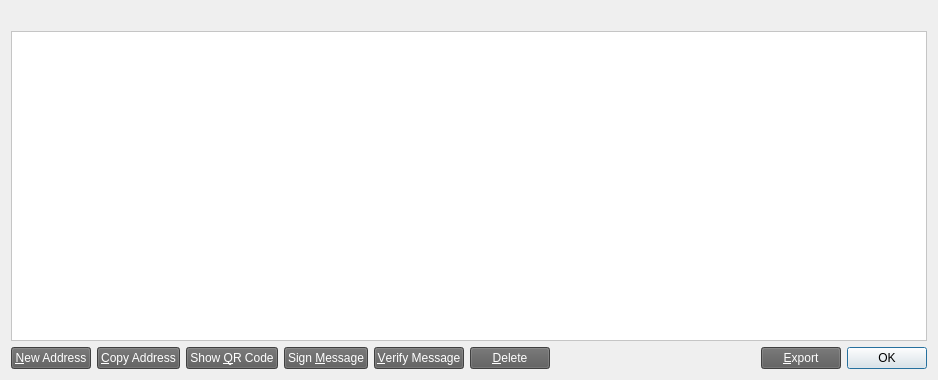
<?xml version="1.0" encoding="UTF-8"?>
<ui version="4.0">
 <class>AddressBookPage</class>
 <widget class="QWidget" name="AddressBookPage">
  <property name="geometry">
   <rect>
    <x>0</x>
    <y>0</y>
    <width>938</width>
    <height>380</height>
   </rect>
  </property>
  <property name="windowTitle">
   <string>Address Book</string>
  </property>
  <layout class="QVBoxLayout" name="verticalLayout">
   <item>
    <widget class="QLabel" name="labelExplanation">
     <property name="palette">
      <palette>
       <active>
        <colorrole role="WindowText">
         <brush brushstyle="SolidPattern">
          <color alpha="255">
           <red>255</red>
           <green>255</green>
           <blue>255</blue>
          </color>
         </brush>
        </colorrole>
        <colorrole role="Text">
         <brush brushstyle="SolidPattern">
          <color alpha="255">
           <red>255</red>
           <green>255</green>
           <blue>255</blue>
          </color>
         </brush>
        </colorrole>
       </active>
       <inactive>
        <colorrole role="WindowText">
         <brush brushstyle="SolidPattern">
          <color alpha="255">
           <red>255</red>
           <green>255</green>
           <blue>255</blue>
          </color>
         </brush>
        </colorrole>
        <colorrole role="Text">
         <brush brushstyle="SolidPattern">
          <color alpha="255">
           <red>255</red>
           <green>255</green>
           <blue>255</blue>
          </color>
         </brush>
        </colorrole>
       </inactive>
       <disabled>
        <colorrole role="WindowText">
         <brush brushstyle="SolidPattern">
          <color alpha="255">
           <red>106</red>
           <green>104</green>
           <blue>100</blue>
          </color>
         </brush>
        </colorrole>
        <colorrole role="Text">
         <brush brushstyle="SolidPattern">
          <color alpha="255">
           <red>106</red>
           <green>104</green>
           <blue>100</blue>
          </color>
         </brush>
        </colorrole>
       </disabled>
      </palette>
     </property>
     <property name="textFormat">
      <enum>Qt::PlainText</enum>
     </property>
     <property name="wordWrap">
      <bool>true</bool>
     </property>
    </widget>
   </item>
   <item>
    <widget class="QTableView" name="tableView">
     <property name="palette">
      <palette>
       <active>
        <colorrole role="Button">
         <brush brushstyle="SolidPattern">
          <color alpha="255">
           <red>255</red>
           <green>255</green>
           <blue>255</blue>
          </color>
         </brush>
        </colorrole>
        <colorrole role="Text">
         <brush brushstyle="SolidPattern">
          <color alpha="255">
           <red>0</red>
           <green>0</green>
           <blue>0</blue>
          </color>
         </brush>
        </colorrole>
        <colorrole role="Base">
         <brush brushstyle="SolidPattern">
          <color alpha="255">
           <red>255</red>
           <green>255</green>
           <blue>255</blue>
          </color>
         </brush>
        </colorrole>
        <colorrole role="Window">
         <brush brushstyle="SolidPattern">
          <color alpha="255">
           <red>255</red>
           <green>255</green>
           <blue>255</blue>
          </color>
         </brush>
        </colorrole>
       </active>
       <inactive>
        <colorrole role="Button">
         <brush brushstyle="SolidPattern">
          <color alpha="255">
           <red>255</red>
           <green>255</green>
           <blue>255</blue>
          </color>
         </brush>
        </colorrole>
        <colorrole role="Text">
         <brush brushstyle="SolidPattern">
          <color alpha="255">
           <red>0</red>
           <green>0</green>
           <blue>0</blue>
          </color>
         </brush>
        </colorrole>
        <colorrole role="Base">
         <brush brushstyle="SolidPattern">
          <color alpha="255">
           <red>255</red>
           <green>255</green>
           <blue>255</blue>
          </color>
         </brush>
        </colorrole>
        <colorrole role="Window">
         <brush brushstyle="SolidPattern">
          <color alpha="255">
           <red>255</red>
           <green>255</green>
           <blue>255</blue>
          </color>
         </brush>
        </colorrole>
       </inactive>
       <disabled>
        <colorrole role="Button">
         <brush brushstyle="SolidPattern">
          <color alpha="255">
           <red>255</red>
           <green>255</green>
           <blue>255</blue>
          </color>
         </brush>
        </colorrole>
        <colorrole role="Text">
         <brush brushstyle="SolidPattern">
          <color alpha="255">
           <red>106</red>
           <green>104</green>
           <blue>100</blue>
          </color>
         </brush>
        </colorrole>
        <colorrole role="Base">
         <brush brushstyle="SolidPattern">
          <color alpha="255">
           <red>255</red>
           <green>255</green>
           <blue>255</blue>
          </color>
         </brush>
        </colorrole>
        <colorrole role="Window">
         <brush brushstyle="SolidPattern">
          <color alpha="255">
           <red>255</red>
           <green>255</green>
           <blue>255</blue>
          </color>
         </brush>
        </colorrole>
       </disabled>
      </palette>
     </property>
     <property name="contextMenuPolicy">
      <enum>Qt::CustomContextMenu</enum>
     </property>
     <property name="toolTip">
      <string>Double-click to edit address or label</string>
     </property>
     <property name="styleSheet">
      <string notr="true">background-color: rgb(255, 255, 255);
border-color: rgb(255, 255, 255);</string>
     </property>
     <property name="tabKeyNavigation">
      <bool>false</bool>
     </property>
     <property name="alternatingRowColors">
      <bool>true</bool>
     </property>
     <property name="selectionMode">
      <enum>QAbstractItemView::SingleSelection</enum>
     </property>
     <property name="selectionBehavior">
      <enum>QAbstractItemView::SelectRows</enum>
     </property>
     <property name="sortingEnabled">
      <bool>true</bool>
     </property>
     <attribute name="verticalHeaderVisible">
      <bool>false</bool>
     </attribute>
    </widget>
   </item>
   <item>
    <layout class="QHBoxLayout" name="horizontalLayout">
     <item>
      <widget class="QPushButton" name="newAddress">
       <property name="palette">
        <palette>
         <active>
          <colorrole role="Button">
           <brush brushstyle="SolidPattern">
            <color alpha="255">
             <red>90</red>
             <green>90</green>
             <blue>90</blue>
            </color>
           </brush>
          </colorrole>
          <colorrole role="ButtonText">
           <brush brushstyle="SolidPattern">
            <color alpha="255">
             <red>255</red>
             <green>255</green>
             <blue>255</blue>
            </color>
           </brush>
          </colorrole>
          <colorrole role="Base">
           <brush brushstyle="SolidPattern">
            <color alpha="255">
             <red>90</red>
             <green>90</green>
             <blue>90</blue>
            </color>
           </brush>
          </colorrole>
          <colorrole role="Window">
           <brush brushstyle="SolidPattern">
            <color alpha="255">
             <red>90</red>
             <green>90</green>
             <blue>90</blue>
            </color>
           </brush>
          </colorrole>
         </active>
         <inactive>
          <colorrole role="Button">
           <brush brushstyle="SolidPattern">
            <color alpha="255">
             <red>90</red>
             <green>90</green>
             <blue>90</blue>
            </color>
           </brush>
          </colorrole>
          <colorrole role="ButtonText">
           <brush brushstyle="SolidPattern">
            <color alpha="255">
             <red>255</red>
             <green>255</green>
             <blue>255</blue>
            </color>
           </brush>
          </colorrole>
          <colorrole role="Base">
           <brush brushstyle="SolidPattern">
            <color alpha="255">
             <red>90</red>
             <green>90</green>
             <blue>90</blue>
            </color>
           </brush>
          </colorrole>
          <colorrole role="Window">
           <brush brushstyle="SolidPattern">
            <color alpha="255">
             <red>90</red>
             <green>90</green>
             <blue>90</blue>
            </color>
           </brush>
          </colorrole>
         </inactive>
         <disabled>
          <colorrole role="Button">
           <brush brushstyle="SolidPattern">
            <color alpha="255">
             <red>90</red>
             <green>90</green>
             <blue>90</blue>
            </color>
           </brush>
          </colorrole>
          <colorrole role="ButtonText">
           <brush brushstyle="SolidPattern">
            <color alpha="255">
             <red>106</red>
             <green>104</green>
             <blue>100</blue>
            </color>
           </brush>
          </colorrole>
          <colorrole role="Base">
           <brush brushstyle="SolidPattern">
            <color alpha="255">
             <red>90</red>
             <green>90</green>
             <blue>90</blue>
            </color>
           </brush>
          </colorrole>
          <colorrole role="Window">
           <brush brushstyle="SolidPattern">
            <color alpha="255">
             <red>90</red>
             <green>90</green>
             <blue>90</blue>
            </color>
           </brush>
          </colorrole>
         </disabled>
        </palette>
       </property>
       <property name="toolTip">
        <string>Create a new address</string>
       </property>
       <property name="styleSheet">
        <string notr="true">background-color: rgb(90, 90, 90);</string>
       </property>
       <property name="text">
        <string>&amp;New Address</string>
       </property>
       <property name="icon">
        <iconset resource="../bitcoin.qrc">
         <normaloff>:/icons/add</normaloff>:/icons/add</iconset>
       </property>
      </widget>
     </item>
     <item>
      <widget class="QPushButton" name="copyAddress">
       <property name="palette">
        <palette>
         <active>
          <colorrole role="WindowText">
           <brush brushstyle="SolidPattern">
            <color alpha="255">
             <red>0</red>
             <green>0</green>
             <blue>0</blue>
            </color>
           </brush>
          </colorrole>
          <colorrole role="Button">
           <brush brushstyle="SolidPattern">
            <color alpha="255">
             <red>255</red>
             <green>255</green>
             <blue>255</blue>
            </color>
           </brush>
          </colorrole>
          <colorrole role="Light">
           <brush brushstyle="SolidPattern">
            <color alpha="255">
             <red>255</red>
             <green>255</green>
             <blue>255</blue>
            </color>
           </brush>
          </colorrole>
          <colorrole role="Midlight">
           <brush brushstyle="SolidPattern">
            <color alpha="255">
             <red>255</red>
             <green>255</green>
             <blue>255</blue>
            </color>
           </brush>
          </colorrole>
          <colorrole role="Dark">
           <brush brushstyle="SolidPattern">
            <color alpha="255">
             <red>127</red>
             <green>127</green>
             <blue>127</blue>
            </color>
           </brush>
          </colorrole>
          <colorrole role="Mid">
           <brush brushstyle="SolidPattern">
            <color alpha="255">
             <red>170</red>
             <green>170</green>
             <blue>170</blue>
            </color>
           </brush>
          </colorrole>
          <colorrole role="Text">
           <brush brushstyle="SolidPattern">
            <color alpha="255">
             <red>0</red>
             <green>0</green>
             <blue>0</blue>
            </color>
           </brush>
          </colorrole>
          <colorrole role="BrightText">
           <brush brushstyle="SolidPattern">
            <color alpha="255">
             <red>255</red>
             <green>255</green>
             <blue>255</blue>
            </color>
           </brush>
          </colorrole>
          <colorrole role="ButtonText">
           <brush brushstyle="SolidPattern">
            <color alpha="255">
             <red>255</red>
             <green>255</green>
             <blue>255</blue>
            </color>
           </brush>
          </colorrole>
          <colorrole role="Base">
           <brush brushstyle="SolidPattern">
            <color alpha="255">
             <red>255</red>
             <green>255</green>
             <blue>255</blue>
            </color>
           </brush>
          </colorrole>
          <colorrole role="Window">
           <brush brushstyle="SolidPattern">
            <color alpha="255">
             <red>255</red>
             <green>255</green>
             <blue>255</blue>
            </color>
           </brush>
          </colorrole>
          <colorrole role="Shadow">
           <brush brushstyle="SolidPattern">
            <color alpha="255">
             <red>0</red>
             <green>0</green>
             <blue>0</blue>
            </color>
           </brush>
          </colorrole>
          <colorrole role="AlternateBase">
           <brush brushstyle="SolidPattern">
            <color alpha="255">
             <red>255</red>
             <green>255</green>
             <blue>255</blue>
            </color>
           </brush>
          </colorrole>
          <colorrole role="ToolTipBase">
           <brush brushstyle="SolidPattern">
            <color alpha="255">
             <red>255</red>
             <green>255</green>
             <blue>220</blue>
            </color>
           </brush>
          </colorrole>
          <colorrole role="ToolTipText">
           <brush brushstyle="SolidPattern">
            <color alpha="255">
             <red>0</red>
             <green>0</green>
             <blue>0</blue>
            </color>
           </brush>
          </colorrole>
         </active>
         <inactive>
          <colorrole role="WindowText">
           <brush brushstyle="SolidPattern">
            <color alpha="255">
             <red>0</red>
             <green>0</green>
             <blue>0</blue>
            </color>
           </brush>
          </colorrole>
          <colorrole role="Button">
           <brush brushstyle="SolidPattern">
            <color alpha="255">
             <red>255</red>
             <green>255</green>
             <blue>255</blue>
            </color>
           </brush>
          </colorrole>
          <colorrole role="Light">
           <brush brushstyle="SolidPattern">
            <color alpha="255">
             <red>255</red>
             <green>255</green>
             <blue>255</blue>
            </color>
           </brush>
          </colorrole>
          <colorrole role="Midlight">
           <brush brushstyle="SolidPattern">
            <color alpha="255">
             <red>255</red>
             <green>255</green>
             <blue>255</blue>
            </color>
           </brush>
          </colorrole>
          <colorrole role="Dark">
           <brush brushstyle="SolidPattern">
            <color alpha="255">
             <red>127</red>
             <green>127</green>
             <blue>127</blue>
            </color>
           </brush>
          </colorrole>
          <colorrole role="Mid">
           <brush brushstyle="SolidPattern">
            <color alpha="255">
             <red>170</red>
             <green>170</green>
             <blue>170</blue>
            </color>
           </brush>
          </colorrole>
          <colorrole role="Text">
           <brush brushstyle="SolidPattern">
            <color alpha="255">
             <red>0</red>
             <green>0</green>
             <blue>0</blue>
            </color>
           </brush>
          </colorrole>
          <colorrole role="BrightText">
           <brush brushstyle="SolidPattern">
            <color alpha="255">
             <red>255</red>
             <green>255</green>
             <blue>255</blue>
            </color>
           </brush>
          </colorrole>
          <colorrole role="ButtonText">
           <brush brushstyle="SolidPattern">
            <color alpha="255">
             <red>255</red>
             <green>255</green>
             <blue>255</blue>
            </color>
           </brush>
          </colorrole>
          <colorrole role="Base">
           <brush brushstyle="SolidPattern">
            <color alpha="255">
             <red>255</red>
             <green>255</green>
             <blue>255</blue>
            </color>
           </brush>
          </colorrole>
          <colorrole role="Window">
           <brush brushstyle="SolidPattern">
            <color alpha="255">
             <red>255</red>
             <green>255</green>
             <blue>255</blue>
            </color>
           </brush>
          </colorrole>
          <colorrole role="Shadow">
           <brush brushstyle="SolidPattern">
            <color alpha="255">
             <red>0</red>
             <green>0</green>
             <blue>0</blue>
            </color>
           </brush>
          </colorrole>
          <colorrole role="AlternateBase">
           <brush brushstyle="SolidPattern">
            <color alpha="255">
             <red>255</red>
             <green>255</green>
             <blue>255</blue>
            </color>
           </brush>
          </colorrole>
          <colorrole role="ToolTipBase">
           <brush brushstyle="SolidPattern">
            <color alpha="255">
             <red>255</red>
             <green>255</green>
             <blue>220</blue>
            </color>
           </brush>
          </colorrole>
          <colorrole role="ToolTipText">
           <brush brushstyle="SolidPattern">
            <color alpha="255">
             <red>0</red>
             <green>0</green>
             <blue>0</blue>
            </color>
           </brush>
          </colorrole>
         </inactive>
         <disabled>
          <colorrole role="WindowText">
           <brush brushstyle="SolidPattern">
            <color alpha="255">
             <red>127</red>
             <green>127</green>
             <blue>127</blue>
            </color>
           </brush>
          </colorrole>
          <colorrole role="Button">
           <brush brushstyle="SolidPattern">
            <color alpha="255">
             <red>255</red>
             <green>255</green>
             <blue>255</blue>
            </color>
           </brush>
          </colorrole>
          <colorrole role="Light">
           <brush brushstyle="SolidPattern">
            <color alpha="255">
             <red>255</red>
             <green>255</green>
             <blue>255</blue>
            </color>
           </brush>
          </colorrole>
          <colorrole role="Midlight">
           <brush brushstyle="SolidPattern">
            <color alpha="255">
             <red>255</red>
             <green>255</green>
             <blue>255</blue>
            </color>
           </brush>
          </colorrole>
          <colorrole role="Dark">
           <brush brushstyle="SolidPattern">
            <color alpha="255">
             <red>127</red>
             <green>127</green>
             <blue>127</blue>
            </color>
           </brush>
          </colorrole>
          <colorrole role="Mid">
           <brush brushstyle="SolidPattern">
            <color alpha="255">
             <red>170</red>
             <green>170</green>
             <blue>170</blue>
            </color>
           </brush>
          </colorrole>
          <colorrole role="Text">
           <brush brushstyle="SolidPattern">
            <color alpha="255">
             <red>127</red>
             <green>127</green>
             <blue>127</blue>
            </color>
           </brush>
          </colorrole>
          <colorrole role="BrightText">
           <brush brushstyle="SolidPattern">
            <color alpha="255">
             <red>255</red>
             <green>255</green>
             <blue>255</blue>
            </color>
           </brush>
          </colorrole>
          <colorrole role="ButtonText">
           <brush brushstyle="SolidPattern">
            <color alpha="255">
             <red>127</red>
             <green>127</green>
             <blue>127</blue>
            </color>
           </brush>
          </colorrole>
          <colorrole role="Base">
           <brush brushstyle="SolidPattern">
            <color alpha="255">
             <red>255</red>
             <green>255</green>
             <blue>255</blue>
            </color>
           </brush>
          </colorrole>
          <colorrole role="Window">
           <brush brushstyle="SolidPattern">
            <color alpha="255">
             <red>255</red>
             <green>255</green>
             <blue>255</blue>
            </color>
           </brush>
          </colorrole>
          <colorrole role="Shadow">
           <brush brushstyle="SolidPattern">
            <color alpha="255">
             <red>0</red>
             <green>0</green>
             <blue>0</blue>
            </color>
           </brush>
          </colorrole>
          <colorrole role="AlternateBase">
           <brush brushstyle="SolidPattern">
            <color alpha="255">
             <red>255</red>
             <green>255</green>
             <blue>255</blue>
            </color>
           </brush>
          </colorrole>
          <colorrole role="ToolTipBase">
           <brush brushstyle="SolidPattern">
            <color alpha="255">
             <red>255</red>
             <green>255</green>
             <blue>220</blue>
            </color>
           </brush>
          </colorrole>
          <colorrole role="ToolTipText">
           <brush brushstyle="SolidPattern">
            <color alpha="255">
             <red>0</red>
             <green>0</green>
             <blue>0</blue>
            </color>
           </brush>
          </colorrole>
         </disabled>
        </palette>
       </property>
       <property name="toolTip">
        <string>Copy the currently selected address to the system clipboard</string>
       </property>
       <property name="styleSheet">
        <string notr="true">background-color: rgb(90, 90, 90);
</string>
       </property>
       <property name="text">
        <string>&amp;Copy Address</string>
       </property>
       <property name="icon">
        <iconset resource="../bitcoin.qrc">
         <normaloff>:/icons/editcopy</normaloff>:/icons/editcopy</iconset>
       </property>
      </widget>
     </item>
     <item>
      <widget class="QPushButton" name="showQRCode">
       <property name="palette">
        <palette>
         <active>
          <colorrole role="Button">
           <brush brushstyle="SolidPattern">
            <color alpha="255">
             <red>90</red>
             <green>90</green>
             <blue>90</blue>
            </color>
           </brush>
          </colorrole>
          <colorrole role="ButtonText">
           <brush brushstyle="SolidPattern">
            <color alpha="255">
             <red>255</red>
             <green>255</green>
             <blue>255</blue>
            </color>
           </brush>
          </colorrole>
          <colorrole role="Base">
           <brush brushstyle="SolidPattern">
            <color alpha="255">
             <red>90</red>
             <green>90</green>
             <blue>90</blue>
            </color>
           </brush>
          </colorrole>
          <colorrole role="Window">
           <brush brushstyle="SolidPattern">
            <color alpha="255">
             <red>90</red>
             <green>90</green>
             <blue>90</blue>
            </color>
           </brush>
          </colorrole>
         </active>
         <inactive>
          <colorrole role="Button">
           <brush brushstyle="SolidPattern">
            <color alpha="255">
             <red>90</red>
             <green>90</green>
             <blue>90</blue>
            </color>
           </brush>
          </colorrole>
          <colorrole role="ButtonText">
           <brush brushstyle="SolidPattern">
            <color alpha="255">
             <red>255</red>
             <green>255</green>
             <blue>255</blue>
            </color>
           </brush>
          </colorrole>
          <colorrole role="Base">
           <brush brushstyle="SolidPattern">
            <color alpha="255">
             <red>90</red>
             <green>90</green>
             <blue>90</blue>
            </color>
           </brush>
          </colorrole>
          <colorrole role="Window">
           <brush brushstyle="SolidPattern">
            <color alpha="255">
             <red>90</red>
             <green>90</green>
             <blue>90</blue>
            </color>
           </brush>
          </colorrole>
         </inactive>
         <disabled>
          <colorrole role="Button">
           <brush brushstyle="SolidPattern">
            <color alpha="255">
             <red>90</red>
             <green>90</green>
             <blue>90</blue>
            </color>
           </brush>
          </colorrole>
          <colorrole role="ButtonText">
           <brush brushstyle="SolidPattern">
            <color alpha="255">
             <red>106</red>
             <green>104</green>
             <blue>100</blue>
            </color>
           </brush>
          </colorrole>
          <colorrole role="Base">
           <brush brushstyle="SolidPattern">
            <color alpha="255">
             <red>90</red>
             <green>90</green>
             <blue>90</blue>
            </color>
           </brush>
          </colorrole>
          <colorrole role="Window">
           <brush brushstyle="SolidPattern">
            <color alpha="255">
             <red>90</red>
             <green>90</green>
             <blue>90</blue>
            </color>
           </brush>
          </colorrole>
         </disabled>
        </palette>
       </property>
       <property name="styleSheet">
        <string notr="true">background-color: rgb(90, 90, 90);
</string>
       </property>
       <property name="text">
        <string>Show &amp;QR Code</string>
       </property>
       <property name="icon">
        <iconset resource="../bitcoin.qrc">
         <normaloff>:/icons/qrcode</normaloff>:/icons/qrcode</iconset>
       </property>
      </widget>
     </item>
     <item>
      <widget class="QPushButton" name="signMessage">
       <property name="palette">
        <palette>
         <active>
          <colorrole role="Button">
           <brush brushstyle="SolidPattern">
            <color alpha="255">
             <red>90</red>
             <green>90</green>
             <blue>90</blue>
            </color>
           </brush>
          </colorrole>
          <colorrole role="ButtonText">
           <brush brushstyle="SolidPattern">
            <color alpha="255">
             <red>255</red>
             <green>255</green>
             <blue>255</blue>
            </color>
           </brush>
          </colorrole>
          <colorrole role="Base">
           <brush brushstyle="SolidPattern">
            <color alpha="255">
             <red>90</red>
             <green>90</green>
             <blue>90</blue>
            </color>
           </brush>
          </colorrole>
          <colorrole role="Window">
           <brush brushstyle="SolidPattern">
            <color alpha="255">
             <red>90</red>
             <green>90</green>
             <blue>90</blue>
            </color>
           </brush>
          </colorrole>
         </active>
         <inactive>
          <colorrole role="Button">
           <brush brushstyle="SolidPattern">
            <color alpha="255">
             <red>90</red>
             <green>90</green>
             <blue>90</blue>
            </color>
           </brush>
          </colorrole>
          <colorrole role="ButtonText">
           <brush brushstyle="SolidPattern">
            <color alpha="255">
             <red>255</red>
             <green>255</green>
             <blue>255</blue>
            </color>
           </brush>
          </colorrole>
          <colorrole role="Base">
           <brush brushstyle="SolidPattern">
            <color alpha="255">
             <red>90</red>
             <green>90</green>
             <blue>90</blue>
            </color>
           </brush>
          </colorrole>
          <colorrole role="Window">
           <brush brushstyle="SolidPattern">
            <color alpha="255">
             <red>90</red>
             <green>90</green>
             <blue>90</blue>
            </color>
           </brush>
          </colorrole>
         </inactive>
         <disabled>
          <colorrole role="Button">
           <brush brushstyle="SolidPattern">
            <color alpha="255">
             <red>90</red>
             <green>90</green>
             <blue>90</blue>
            </color>
           </brush>
          </colorrole>
          <colorrole role="ButtonText">
           <brush brushstyle="SolidPattern">
            <color alpha="255">
             <red>106</red>
             <green>104</green>
             <blue>100</blue>
            </color>
           </brush>
          </colorrole>
          <colorrole role="Base">
           <brush brushstyle="SolidPattern">
            <color alpha="255">
             <red>90</red>
             <green>90</green>
             <blue>90</blue>
            </color>
           </brush>
          </colorrole>
          <colorrole role="Window">
           <brush brushstyle="SolidPattern">
            <color alpha="255">
             <red>90</red>
             <green>90</green>
             <blue>90</blue>
            </color>
           </brush>
          </colorrole>
         </disabled>
        </palette>
       </property>
       <property name="toolTip">
        <string>Sign a message to prove you own a H2O address</string>
       </property>
       <property name="styleSheet">
        <string notr="true">background-color: rgb(90, 90, 90);
</string>
       </property>
       <property name="text">
        <string>Sign &amp;Message</string>
       </property>
       <property name="icon">
        <iconset resource="../bitcoin.qrc">
         <normaloff>:/icons/edit</normaloff>:/icons/edit</iconset>
       </property>
      </widget>
     </item>
     <item>
      <widget class="QPushButton" name="verifyMessage">
       <property name="palette">
        <palette>
         <active>
          <colorrole role="Button">
           <brush brushstyle="SolidPattern">
            <color alpha="255">
             <red>90</red>
             <green>90</green>
             <blue>90</blue>
            </color>
           </brush>
          </colorrole>
          <colorrole role="ButtonText">
           <brush brushstyle="SolidPattern">
            <color alpha="255">
             <red>255</red>
             <green>255</green>
             <blue>255</blue>
            </color>
           </brush>
          </colorrole>
          <colorrole role="Base">
           <brush brushstyle="SolidPattern">
            <color alpha="255">
             <red>90</red>
             <green>90</green>
             <blue>90</blue>
            </color>
           </brush>
          </colorrole>
          <colorrole role="Window">
           <brush brushstyle="SolidPattern">
            <color alpha="255">
             <red>90</red>
             <green>90</green>
             <blue>90</blue>
            </color>
           </brush>
          </colorrole>
         </active>
         <inactive>
          <colorrole role="Button">
           <brush brushstyle="SolidPattern">
            <color alpha="255">
             <red>90</red>
             <green>90</green>
             <blue>90</blue>
            </color>
           </brush>
          </colorrole>
          <colorrole role="ButtonText">
           <brush brushstyle="SolidPattern">
            <color alpha="255">
             <red>255</red>
             <green>255</green>
             <blue>255</blue>
            </color>
           </brush>
          </colorrole>
          <colorrole role="Base">
           <brush brushstyle="SolidPattern">
            <color alpha="255">
             <red>90</red>
             <green>90</green>
             <blue>90</blue>
            </color>
           </brush>
          </colorrole>
          <colorrole role="Window">
           <brush brushstyle="SolidPattern">
            <color alpha="255">
             <red>90</red>
             <green>90</green>
             <blue>90</blue>
            </color>
           </brush>
          </colorrole>
         </inactive>
         <disabled>
          <colorrole role="Button">
           <brush brushstyle="SolidPattern">
            <color alpha="255">
             <red>90</red>
             <green>90</green>
             <blue>90</blue>
            </color>
           </brush>
          </colorrole>
          <colorrole role="ButtonText">
           <brush brushstyle="SolidPattern">
            <color alpha="255">
             <red>106</red>
             <green>104</green>
             <blue>100</blue>
            </color>
           </brush>
          </colorrole>
          <colorrole role="Base">
           <brush brushstyle="SolidPattern">
            <color alpha="255">
             <red>90</red>
             <green>90</green>
             <blue>90</blue>
            </color>
           </brush>
          </colorrole>
          <colorrole role="Window">
           <brush brushstyle="SolidPattern">
            <color alpha="255">
             <red>90</red>
             <green>90</green>
             <blue>90</blue>
            </color>
           </brush>
          </colorrole>
         </disabled>
        </palette>
       </property>
       <property name="toolTip">
        <string>Verify a message to ensure it was signed with a specified H2O address</string>
       </property>
       <property name="styleSheet">
        <string notr="true">background-color: rgb(90, 90, 90);
</string>
       </property>
       <property name="text">
        <string>&amp;Verify Message</string>
       </property>
       <property name="icon">
        <iconset resource="../bitcoin.qrc">
         <normaloff>:/icons/transaction_0</normaloff>:/icons/transaction_0</iconset>
       </property>
      </widget>
     </item>
     <item>
      <widget class="QPushButton" name="deleteAddress">
       <property name="palette">
        <palette>
         <active>
          <colorrole role="Button">
           <brush brushstyle="SolidPattern">
            <color alpha="255">
             <red>90</red>
             <green>90</green>
             <blue>90</blue>
            </color>
           </brush>
          </colorrole>
          <colorrole role="ButtonText">
           <brush brushstyle="SolidPattern">
            <color alpha="255">
             <red>255</red>
             <green>255</green>
             <blue>255</blue>
            </color>
           </brush>
          </colorrole>
          <colorrole role="Base">
           <brush brushstyle="SolidPattern">
            <color alpha="255">
             <red>90</red>
             <green>90</green>
             <blue>90</blue>
            </color>
           </brush>
          </colorrole>
          <colorrole role="Window">
           <brush brushstyle="SolidPattern">
            <color alpha="255">
             <red>90</red>
             <green>90</green>
             <blue>90</blue>
            </color>
           </brush>
          </colorrole>
         </active>
         <inactive>
          <colorrole role="Button">
           <brush brushstyle="SolidPattern">
            <color alpha="255">
             <red>90</red>
             <green>90</green>
             <blue>90</blue>
            </color>
           </brush>
          </colorrole>
          <colorrole role="ButtonText">
           <brush brushstyle="SolidPattern">
            <color alpha="255">
             <red>255</red>
             <green>255</green>
             <blue>255</blue>
            </color>
           </brush>
          </colorrole>
          <colorrole role="Base">
           <brush brushstyle="SolidPattern">
            <color alpha="255">
             <red>90</red>
             <green>90</green>
             <blue>90</blue>
            </color>
           </brush>
          </colorrole>
          <colorrole role="Window">
           <brush brushstyle="SolidPattern">
            <color alpha="255">
             <red>90</red>
             <green>90</green>
             <blue>90</blue>
            </color>
           </brush>
          </colorrole>
         </inactive>
         <disabled>
          <colorrole role="Button">
           <brush brushstyle="SolidPattern">
            <color alpha="255">
             <red>90</red>
             <green>90</green>
             <blue>90</blue>
            </color>
           </brush>
          </colorrole>
          <colorrole role="ButtonText">
           <brush brushstyle="SolidPattern">
            <color alpha="255">
             <red>106</red>
             <green>104</green>
             <blue>100</blue>
            </color>
           </brush>
          </colorrole>
          <colorrole role="Base">
           <brush brushstyle="SolidPattern">
            <color alpha="255">
             <red>90</red>
             <green>90</green>
             <blue>90</blue>
            </color>
           </brush>
          </colorrole>
          <colorrole role="Window">
           <brush brushstyle="SolidPattern">
            <color alpha="255">
             <red>90</red>
             <green>90</green>
             <blue>90</blue>
            </color>
           </brush>
          </colorrole>
         </disabled>
        </palette>
       </property>
       <property name="toolTip">
        <string>Delete the currently selected address from the list</string>
       </property>
       <property name="styleSheet">
        <string notr="true">background-color: rgb(90, 90, 90);
</string>
       </property>
       <property name="text">
        <string>&amp;Delete</string>
       </property>
       <property name="icon">
        <iconset resource="../bitcoin.qrc">
         <normaloff>:/icons/remove</normaloff>:/icons/remove</iconset>
       </property>
      </widget>
     </item>
     <item>
      <spacer name="horizontalSpacer">
       <property name="orientation">
        <enum>Qt::Horizontal</enum>
       </property>
       <property name="sizeHint" stdset="0">
        <size>
         <width>40</width>
         <height>20</height>
        </size>
       </property>
      </spacer>
     </item>
     <item>
      <widget class="QPushButton" name="exportButton">
       <property name="palette">
        <palette>
         <active>
          <colorrole role="Button">
           <brush brushstyle="SolidPattern">
            <color alpha="255">
             <red>90</red>
             <green>90</green>
             <blue>90</blue>
            </color>
           </brush>
          </colorrole>
          <colorrole role="ButtonText">
           <brush brushstyle="SolidPattern">
            <color alpha="255">
             <red>255</red>
             <green>255</green>
             <blue>255</blue>
            </color>
           </brush>
          </colorrole>
          <colorrole role="Base">
           <brush brushstyle="SolidPattern">
            <color alpha="255">
             <red>90</red>
             <green>90</green>
             <blue>90</blue>
            </color>
           </brush>
          </colorrole>
          <colorrole role="Window">
           <brush brushstyle="SolidPattern">
            <color alpha="255">
             <red>90</red>
             <green>90</green>
             <blue>90</blue>
            </color>
           </brush>
          </colorrole>
         </active>
         <inactive>
          <colorrole role="Button">
           <brush brushstyle="SolidPattern">
            <color alpha="255">
             <red>90</red>
             <green>90</green>
             <blue>90</blue>
            </color>
           </brush>
          </colorrole>
          <colorrole role="ButtonText">
           <brush brushstyle="SolidPattern">
            <color alpha="255">
             <red>255</red>
             <green>255</green>
             <blue>255</blue>
            </color>
           </brush>
          </colorrole>
          <colorrole role="Base">
           <brush brushstyle="SolidPattern">
            <color alpha="255">
             <red>90</red>
             <green>90</green>
             <blue>90</blue>
            </color>
           </brush>
          </colorrole>
          <colorrole role="Window">
           <brush brushstyle="SolidPattern">
            <color alpha="255">
             <red>90</red>
             <green>90</green>
             <blue>90</blue>
            </color>
           </brush>
          </colorrole>
         </inactive>
         <disabled>
          <colorrole role="Button">
           <brush brushstyle="SolidPattern">
            <color alpha="255">
             <red>90</red>
             <green>90</green>
             <blue>90</blue>
            </color>
           </brush>
          </colorrole>
          <colorrole role="ButtonText">
           <brush brushstyle="SolidPattern">
            <color alpha="255">
             <red>106</red>
             <green>104</green>
             <blue>100</blue>
            </color>
           </brush>
          </colorrole>
          <colorrole role="Base">
           <brush brushstyle="SolidPattern">
            <color alpha="255">
             <red>90</red>
             <green>90</green>
             <blue>90</blue>
            </color>
           </brush>
          </colorrole>
          <colorrole role="Window">
           <brush brushstyle="SolidPattern">
            <color alpha="255">
             <red>90</red>
             <green>90</green>
             <blue>90</blue>
            </color>
           </brush>
          </colorrole>
         </disabled>
        </palette>
       </property>
       <property name="toolTip">
        <string>Export the data in the current tab to a file</string>
       </property>
       <property name="styleSheet">
        <string notr="true">background-color: rgb(90, 90, 90);
</string>
       </property>
       <property name="text">
        <string>&amp;Export</string>
       </property>
       <property name="icon">
        <iconset resource="../bitcoin.qrc">
         <normaloff>:/icons/export</normaloff>:/icons/export</iconset>
       </property>
      </widget>
     </item>
     <item>
      <widget class="QDialogButtonBox" name="buttonBox">
       <property name="sizePolicy">
        <sizepolicy hsizetype="Maximum" vsizetype="Fixed">
         <horstretch>0</horstretch>
         <verstretch>0</verstretch>
        </sizepolicy>
       </property>
       <property name="standardButtons">
        <set>QDialogButtonBox::Ok</set>
       </property>
      </widget>
     </item>
    </layout>
   </item>
  </layout>
 </widget>
 <resources>
  <include location="../bitcoin.qrc"/>
 </resources>
 <connections/>
</ui>
